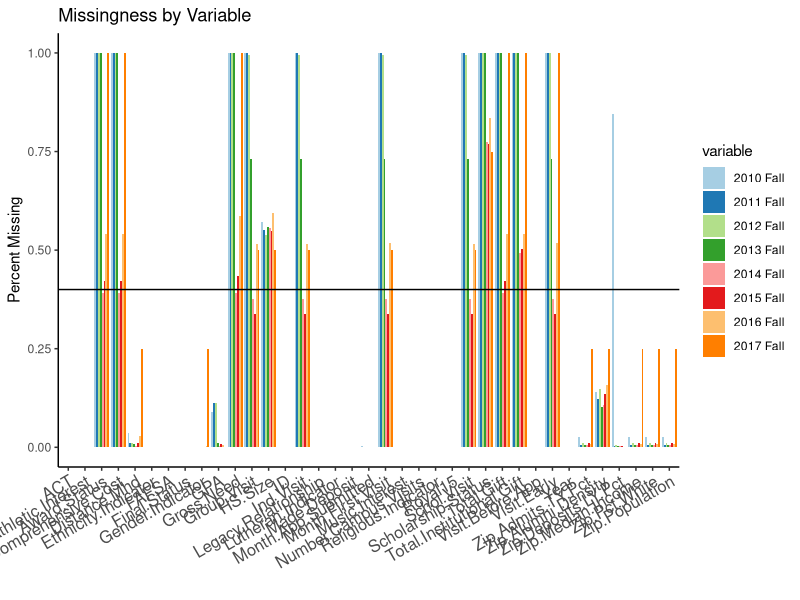

Reproduce this figure in R. (Note: this script raises an error after producing the figure.)
setwd("/Users/kwalker/git_projects/yield/data/old - June")
data <- read.csv("min_factors.csv", stringsAsFactors=FALSE)

# helpful: http://www.ats.ucla.edu/stat/r/dae/logit.htm

library(reshape2)
library(ggplot2)
library(mice)
library(lattice)

# handle missing values
data$Year <- factor(data$Year)
missing <- data.frame(var=names(data))
for(u in levels(data$Year)) {
    subset <- data[data$Year==u, ]
    miss <- data.frame(var=names(subset))
    for(g in seq_along(data)) { miss$NAs[g] <- round(sum(is.na(subset[,g]))/length(subset[,g]),4)  }
    missing <- cbind(missing, miss$NAs)
}
colnames(missing) <- c("Variable", levels(data$Year))
missing2 <- melt(missing, id="Variable")
ggplot(missing2, aes(Variable, value)) + geom_bar(stat="identity", position="dodge", aes(fill=variable)) +
    scale_fill_brewer(palette="Paired") + ylab("Percent Missing") + xlab("") + theme_classic() + geom_hline(yintercept=.4) + 
    theme(axis.text.x = element_text(angle=30, hjust=1, size=12)) + labs(title="Missingness by Variable")

# check for collinearity
collin <- round(cor(data[,2:41], use = "pair"), 2) 
# total gift + FAFSA + award status; summer and made.deposit + final.status
data <- data[ ,-c(12,14,27)]

# option 1: drop 2010-2012 + impute missing values (+ drop schol. status, hs size and total inst. gift)
# option 2: drop award status, comp. cost, first visit, gross need, group visit, hs size, ind. visit, last visit, schol. visit, scholarship status, total gift, total inst. gift and visit early (13 out of 40 vars)
# do both and compare

data$Final.Status <- as.numeric(gsub(0.5, 0, data$Final.Status))

################################ OPTION 1
data1 <- data[data$Year %in% c("2014 Fall", "2015 Fall", "2016 Fall"), -2]
data1fit <- data1[ , -c(7:9,13,19)] # drop ind.visit, schol.visit, group.visit, high school size, inst. gift, schol. status

# impute missing values
tempData <- mice(data1fit, m=1, maxit=50, meth='pmm', seed=500)
summary(tempData)
densityplot(tempData)
data1fit.imp <- complete(tempData, 1)

# fix binomial issues
for(j in c(4,8,9,10,11,12,13,14,24,25)) data1fit.imp[,j] <- round(data1fit.imp[,j])

# test and train sets
smp_size <- floor(0.75 * nrow(data1fit.imp))
set.seed(3333)
train_ind <- sample(seq_len(nrow(data1fit.imp)), size = smp_size)
#train1 <- data1fit.imp[train_ind, ]
#test1 <- data1fit.imp[-train_ind, ]

train1 <- data1fit.imp[data1fit.imp$Year!="2016 Fall", ]
test1 <- data1fit.imp[data1fit.imp$Year=="2016 Fall", ]

# fit model
fit1g <- glm(Final.Status ~ ., train1[,-2], family="binomial")
fit1gs <- step(fit1g, direction="both", trace=0)

fit1gs2 <- glm(formula = Final.Status ~ ACT + GPA +  
                   Royal15 + Total.Gift + Distance.Mhd + Zip.Median.Income + 
                   Zip.Alumni.Density + Music.Interest + Legacy.Relationship + 
                   Lutheran.Indicator + FAFSA, 
               family = "binomial", data = train1[, -2])

coef1 <- exp(cbind(Odds.Ratio = coef(fit1gs2), confint(fit1gs2)))

test1$Predictions_raw <- unlist(predict(fit1gs2, test1, type="response"))
test1$Predictions <- unlist(round(test1$Predictions_raw))

for(u in seq_along(test1$Predictions)){
    if(test1$Predictions[u] == test1$Final.Status[u]) { test1$Correct[u] <- "Correct" 
    } else if(test1$Predictions[u]==1) { test1$Correct[u] <- "False Positive"
    } else if(test1$Predictions[u]==0) { test1$Correct[u] <- "False Negative"
    }
}
test1$Correct <- unlist(test1$Correct)
table(test1$Correct) # 92.0% correct / power = 0.952 / 0.031 alpha



################################ OPTION 2
data2 <- data[ , -c(8:14,20,34)]
data2fit <- data2[ ,-c(2)] # drop id

# impute missing values
tempData <- mice(data2fit, m=1, maxit=50, meth='pmm', seed=500)
summary(tempData)
densityplot(tempData)
data2fit.imp <- complete(tempData, 1)

# fix binomial issues
for(j in c(4,7:11,21,22)) data2fit.imp[,j] <- round(data2fit.imp[,j])

# test and train sets
smp_size <- floor(0.75 * nrow(data2fit.imp))
set.seed(3333)
train_ind <- sample(seq_len(nrow(data2fit.imp)), size = smp_size)
#train2 <- data2fit.imp[train_ind, ]
#test2 <- data2fit.imp[-train_ind, ]
train2 <- data2fit.imp[data2fit.imp$Year!="2016 Fall", ]
test2 <- data2fit.imp[data2fit.imp$Year=="2016 Fall", ]

train2 <- train2[ ,-2]

# fit model
fit2g <- glm(Final.Status ~ ., train2, family="binomial")
fit2gs <- step(fit2g, direction="both", trace=0)

coef2 <- exp(cbind(Odds.Ratio = coef(fit2gs), confint(fit2gs)))

test2$Predictions_raw <- unlist(predict(fit2gs, test2, type="response"))
test2$Predictions <- unlist(round(test2$Predictions_raw))
for(u in seq_along(test2$Predictions)){
    if(test2$Predictions[u] == test2$Final.Status[u]) { test2$Correct[u] <- "Correct" 
    } else if(test2$Predictions[u]==1) { test2$Correct[u] <- "False Positive"
    } else if(test2$Predictions[u]==0) { test2$Correct[u] <- "False Negative"
    }
}
test2$Correct <- unlist(test2$Correct)
table(test2$Correct) # 88.0% correct / power = .9255 / alpha = .0449


